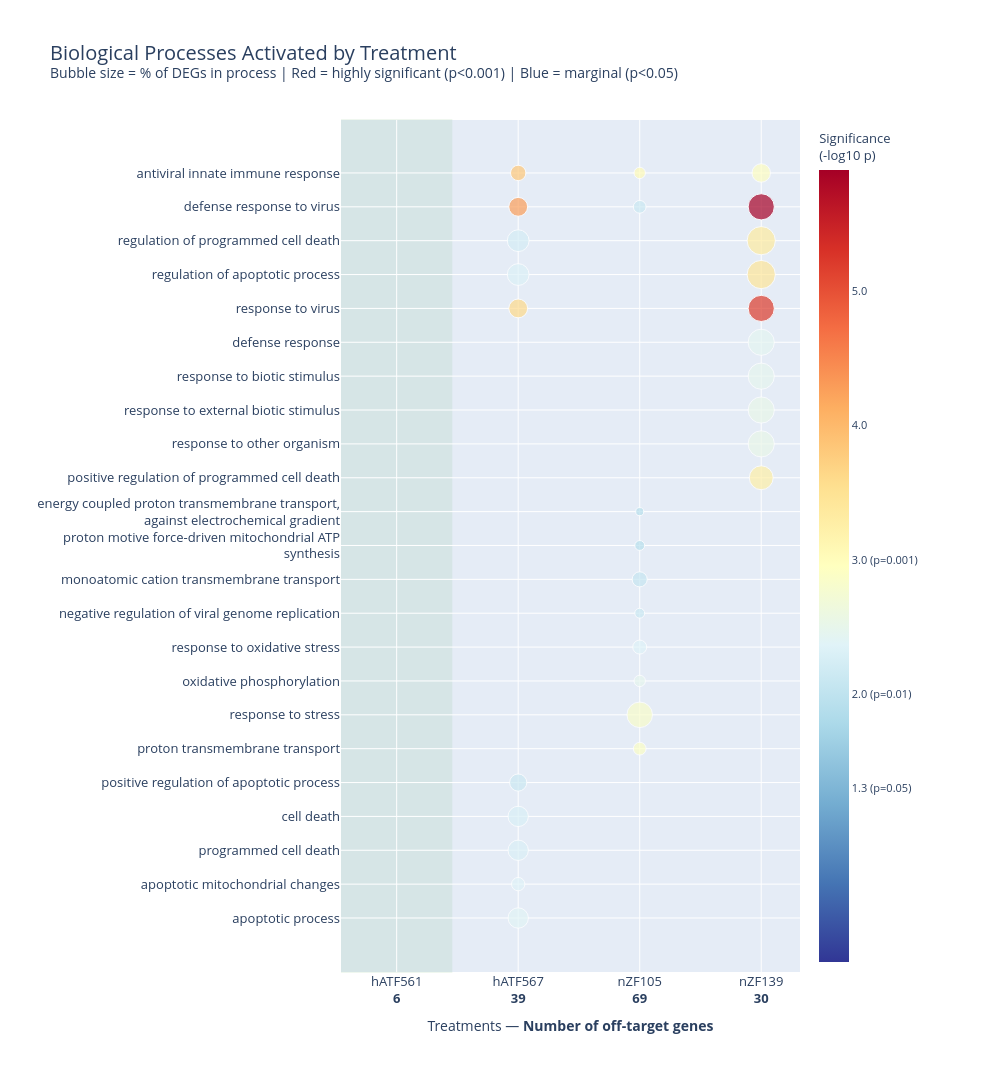

Notebook source saved alongside this figure:
### Code cell
# ── Bubble plot ───────────────────────────────────────────────────────────────
def wrap_term(term, width=50):
    return '<br>'.join(textwrap.wrap(term, width=width))

plot_df['term_wrapped'] = plot_df['term_clean'].apply(wrap_term)

label_map = {
    'hATF561': 'hATF561<br><b>6</b>',
    'hATF567': 'hATF567<br><b>39</b>',
    'nZF105':  'nZF105<br><b>69</b>',
    'nZF139':  'nZF139<br><b>30</b>'
}
plot_df['treatment_label'] = plot_df['treatment'].map(label_map)
x_order = [label_map[t] for t in ['hATF561', 'hATF567', 'nZF105', 'nZF139']]

fig = px.scatter(
    plot_df,
    x           = 'treatment_label',
    y           = 'term_wrapped',
    size        = 'gene_ratio',
    color       = '-log10(p)',
    color_continuous_scale = 'RdYlBu_r',
    range_color = [0, plot_df['-log10(p)'].max()],
    hover_data  = {
        'Count':           True,
        'PValue':          ':.2e',
        'Benjamini':       ':.2e',
        'Fold Enrichment': ':.2f',
        'Genes':           True,
        'gene_ratio':      ':.3f',
        'cluster':         True,
        'treatment':       True,
        'term_clean':      True,
        'term_wrapped':    False,
        'treatment_label': False,
        '-log10(p)':       ':.2f'
    },
    title  = 'Biological Processes Activated by Treatment<br>'
             '<sup>Bubble size = % of DEGs in process | '
             'Red = highly significant (p&lt;0.001) | '
             'Blue = marginal (p&lt;0.05)</sup>',
    labels = {
        'treatment_label': 'Treatments — <b>Number of off-target genes</b>',
        'term_wrapped':    '',
        '-log10(p)':       'Significance'
    },
    category_orders = {'treatment_label': x_order}
)

fig.add_trace(go.Scatter(
    x=[ label_map['hATF561']], y=[plot_df['term_wrapped'].iloc[0]],
    mode='markers', marker=dict(size=0, opacity=0, color='white'),
    showlegend=False, hoverinfo='skip'
))
fig.add_vrect(
    x0='-0.45', x1='0.45',
    fillcolor='green', opacity=0.06,
    layer='below', line_width=2, line_color='green'
)
fig.update_layout(
    height = 1150, width = 1000,
    title_font = dict(size=20),
    yaxis  = dict(categoryorder='total ascending', tickfont=dict(size=13), dtick=1),
    xaxis  = dict(title='Treatments — <b>Number of off-target genes</b>',
                  title_font=dict(size=14), tickfont=dict(size=13)),
    margin = dict(l=320, r=200, t=120, b=120),
    coloraxis_colorbar = dict(
        title    = 'Significance<br>(-log10 p)',
        tickvals = [1.3, 2.0, 3.0, 4.0, 5.0],
        ticktext = ['1.3 (p=0.05)', '2.0 (p=0.01)', '3.0 (p=0.001)', '4.0', '5.0'],
        tickfont = dict(size=11)
    )
)
fig.show()
fig.write_image("figures/david_dotplot.png")

### Figure 1 — Plotly figure (JSON) as saved in the notebook; plotly's stock layout.template omitted (floating-point values rounded to 4 significant figures; data arrays with more than 128 entries replaced by an {"elided": "..."} marker saying what was removed)
{"data": [{"customdata": {"elided": "30x10 mixed values"}, "hovertemplate": "gene_ratio=%{customdata[5]:.3f}<br>Count=%{customdata[0]}<br>PValue=%{customdata[1]:.2e}<br>Benjamini=%{customdata[2]:.2e}<br>Fold Enrichment=%{customdata[3]:.2f}<br>Genes=%{customdata[4]}<br>cluster=%{customdata[6]}<br>treatment=%{customdata[7]}<br>term_clean=%{customdata[8]}<br>Significance=%{marker.color:.2f}<extra></extra>", "legendgroup": "", "marker": {"color": [5.906, 5.213, 4.273, 3.832, 3.609, 3.431, 3.34, 3.257, 3.036, 2.927, 2.883, 2.829, 2.527, 2.523, 2.471, 2.468, 2.437, 2.391, 2.367, 2.352, 2.318, 2.299, 2.289, 2.227, 2.142, 2.127, 2.121, 2.076, 1.922, 1.903], "coloraxis": "coloraxis", "size": [0.4286, 0.4286, 0.2222, 0.1481, 0.2222, 0.5, 0.5, 0.3571, 0.08163, 0.2143, 0.102, 0.4082, 0.4286, 0.4286, 0.4286, 0.08163, 0.4286, 0.2593, 0.1111, 0.1224, 0.2963, 0.2593, 0.2593, 0.2963, 0.1852, 0.102, 0.06122, 0.1429, 0.06122, 0.04082], "sizemode": "area", "sizeref": 0.00125, "symbol": "circle"}, "mode": "markers", "name": "", "orientation": "v", "showlegend": false, "type": "scatter", "x": ["nZF139<br><b>30</b>", "nZF139<br><b>30</b>", "hATF567<br><b>39</b>", "hATF567<br><b>39</b>", "hATF567<br><b>39</b>", "nZF139<br><b>30</b>", "nZF139<br><b>30</b>", "nZF139<br><b>30</b>", "nZF105<br><b>69</b>", "nZF139<br><b>30</b>", "nZF105<br><b>69</b>", "nZF105<br><b>69</b>", "nZF139<br><b>30</b>", "nZF139<br><b>30</b>", "nZF139<br><b>30</b>", "nZF105<br><b>69</b>", "nZF139<br><b>30</b>", "hATF567<br><b>39</b>", "hATF567<br><b>39</b>", "nZF105<br><b>69</b>", "hATF567<br><b>39</b>", "hATF567<br><b>39</b>", "hATF567<br><b>39</b>", "hATF567<br><b>39</b>", "hATF567<br><b>39</b>", "nZF105<br><b>69</b>", "nZF105<br><b>69</b>", "nZF105<br><b>69</b>", "nZF105<br><b>69</b>", "nZF105<br><b>69</b>"], "xaxis": "x", "y": ["defense response to virus", "response to virus", "defense response to virus", "antiviral innate immune response", "response to virus", "regulation of apoptotic process", "regulation of programmed cell death", "positive regulation of programmed cell death", "antiviral innate immune response", "antiviral innate immune response", "proton transmembrane transport", "response to stress", "response to other organism", "response to external biotic stimulus", "response to biotic stimulus", "oxidative phosphorylation", "defense response", "apoptotic process", "apoptotic mitochondrial changes", "response to oxidative stress", "regulation of apoptotic process", "programmed cell death", "cell death", "regulation of programmed cell death", "positive regulation of apoptotic process", "defense response to virus", "negative regulation of viral genome replication", "monoatomic cation transmembrane transport", "proton motive force-driven mitochondrial ATP<br>synthesis", "energy coupled proton transmembrane transport,<br>against electrochemical gradient"], "yaxis": "y"}, {"hoverinfo": "skip", "marker": {"color": "white", "opacity": 0, "size": 0}, "mode": "markers", "showlegend": false, "type": "scatter", "x": ["hATF561<br><b>6</b>"], "y": ["defense response to virus"]}], "layout": {"coloraxis": {"cmax": 5.906, "cmin": 0, "colorbar": {"tickfont": {"size": 11}, "ticktext": ["1.3 (p=0.05)", "2.0 (p=0.01)", "3.0 (p=0.001)", "4.0", "5.0"], "tickvals": [1.3, 2, 3, 4, 5], "title": {"text": "Significance<br>(-log10 p)"}}, "colorscale": [[0, "rgb(49,54,149)"], [0.1, "rgb(69,117,180)"], [0.2, "rgb(116,173,209)"], [0.3, "rgb(171,217,233)"], [0.4, "rgb(224,243,248)"], [0.5, "rgb(255,255,191)"], [0.6, "rgb(254,224,144)"], [0.7, "rgb(253,174,97)"], [0.8, "rgb(244,109,67)"], [0.9, "rgb(215,48,39)"], [1, "rgb(165,0,38)"]]}, "height": 1150, "legend": {"itemsizing": "constant", "tracegroupgap": 0}, "margin": {"b": 120, "l": 320, "r": 200, "t": 120}, "shapes": [{"fillcolor": "green", "layer": "below", "line": {"color": "green", "width": 2}, "opacity": 0.06, "type": "rect", "x0": "-0.45", "x1": "0.45", "xref": "x", "y0": 0, "y1": 1, "yref": "y domain"}], "title": {"font": {"size": 20}, "text": "Biological Processes Activated by Treatment<br><sup>Bubble size = % of DEGs in process | Red = highly significant (p&lt;0.001) | Blue = marginal (p&lt;0.05)</sup>"}, "width": 1000, "xaxis": {"anchor": "y", "categoryarray": ["hATF561<br><b>6</b>", "hATF567<br><b>39</b>", "nZF105<br><b>69</b>", "nZF139<br><b>30</b>"], "categoryorder": "array", "domain": [0, 1], "tickfont": {"size": 13}, "title": {"font": {"size": 14}, "text": "Treatments — <b>Number of off-target genes</b>"}}, "yaxis": {"anchor": "x", "categoryorder": "total ascending", "domain": [0, 1], "dtick": 1, "tickfont": {"size": 13}, "title": {"text": ""}}}}
